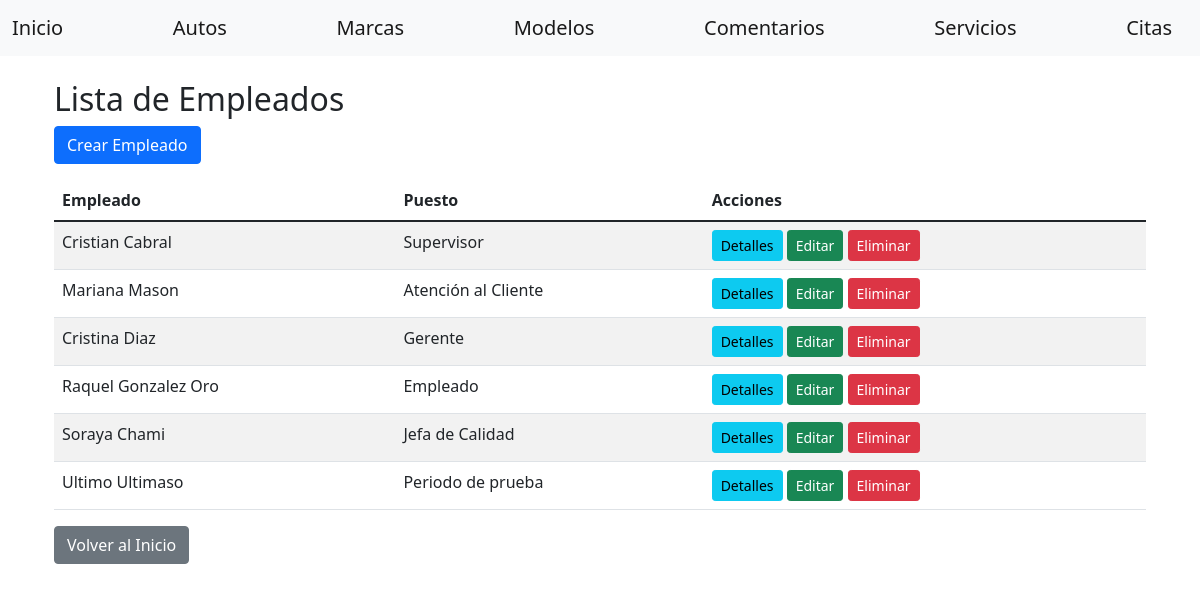
Page /gestion/empleados/ on the committed database.
### gestion/models.py (models this page shows, shortened)
class Empleado(models.Model):
    user = models.ForeignKey(User, on_delete=models.CASCADE)
    nombre = models.CharField(max_length=100, default="Nombre")
    apellido = models.CharField(max_length=100, default="Apellido")
    telefono = models.CharField(max_length=15, default="+Telefono")
    dni = models.CharField(max_length=10, unique=True, default="DNI")
    direccion = models.CharField(max_length=255, default="Direccion")
    puesto = models.CharField(max_length=100, default="Puesto")

### gestion/views/empleado_view.py (the view)
# urls.py: path('empleados/', empleado_view.EmpleadoListView.as_view(), name='empleado-list'),
class EmpleadoListView(View):
    def get(self, request, *args, **kwargs):
        repo = EmpleadoRepository()
        empleados = repo.get_all()
        return render(
            request,
            'empleados/list.html',
            dict(
                empleados=empleados
            )
        )

### gestion/context_processors.py (called while the page is built)
def user_info(request):
    user = request.user if request.user.is_authenticated else None
    return {
        'authenticated_user': user
    }

def all_brands(request):
    brands = cache.get('brands')
    if brands is None:
        brands = Marca.objects.all()
        cache.set('brands', brands, 36000)  # Cache por 10 horas (36000 segundos)
    return {'all_brands': brands}

def all_categories(request):
    categories = cache.get('categories')
    if categories is None:
        categories = Categoria.objects.all()  # Devuelve objetos completos
        cache.set('categories', categories, 36000)  # Cache por 10 horas (36000 segundos)
    return {'all_categories': categories}

### gestion/repositories/empleado_repository.py (called while the page is built)
    def get_all(self) -> List[Empleado]:
        return Empleado.objects.all()

### gestion/templates/empleados/list.html (shortened to what this page needs)
{% extends "home/base.html" %}
{% block content %}
<div class="container mt-3">
    <h2>Lista de Empleados</h2>
    <a href="{% url 'empleado-create' %}" class="btn btn-primary mb-3">Crear Empleado</a>
    <table class="table table-striped">
        <thead>
            <tr>
                <th>Empleado</th>
                <th>Puesto</th>
                <th>Acciones</th>
            </tr>
        </thead>
        <tbody>
            {% for empleado in empleados %}
                <tr>
                    <td>{{ empleado.nombre }} {{ empleado.apellido }}</td>
                    <td>{{ empleado.puesto }}</td>
                    <td>
                        <a href="{% url 'empleado-detail' empleado.id %}" class="btn btn-info btn-sm">Detalles</a>
                        <a href="{% url 'empleado-update' empleado.id %}" class="btn btn-success btn-sm">Editar</a>
                        <form action="{% url 'empleado-delete' empleado.id %}" method="post" class="d-inline">
                            <button type="submit" class="btn btn-danger btn-sm">Eliminar</button>
                        </form>
                    </td>
                </tr>
            {% endfor %}
        </tbody>
    </table>
    <a href="{% url 'index' %}" class="btn btn-secondary">Volver al Inicio</a>
</div>
{% endblock %}

### home/templates/home/base.html (style rules this page uses)
body { background-image: url(''); background-size: cover; background-position: center; background-repeat: no-repeat; height: 100vh; margin: 0; }

### rows in the picture
Empleado: nombre "Cristian", apellido "Cabral", puesto "Supervisor"
Empleado: nombre "Mariana", apellido "Mason", puesto "Atención al Cliente"
Empleado: nombre "Cristina", apellido "Diaz", puesto "Gerente"
Empleado: nombre "Raquel", apellido "Gonzalez Oro", puesto "Empleado"
Empleado: nombre "Soraya", apellido "Chami", puesto "Jefa de Calidad"
Empleado: nombre "Ultimo", apellido "Ultimaso", puesto "Periodo de prueba"
